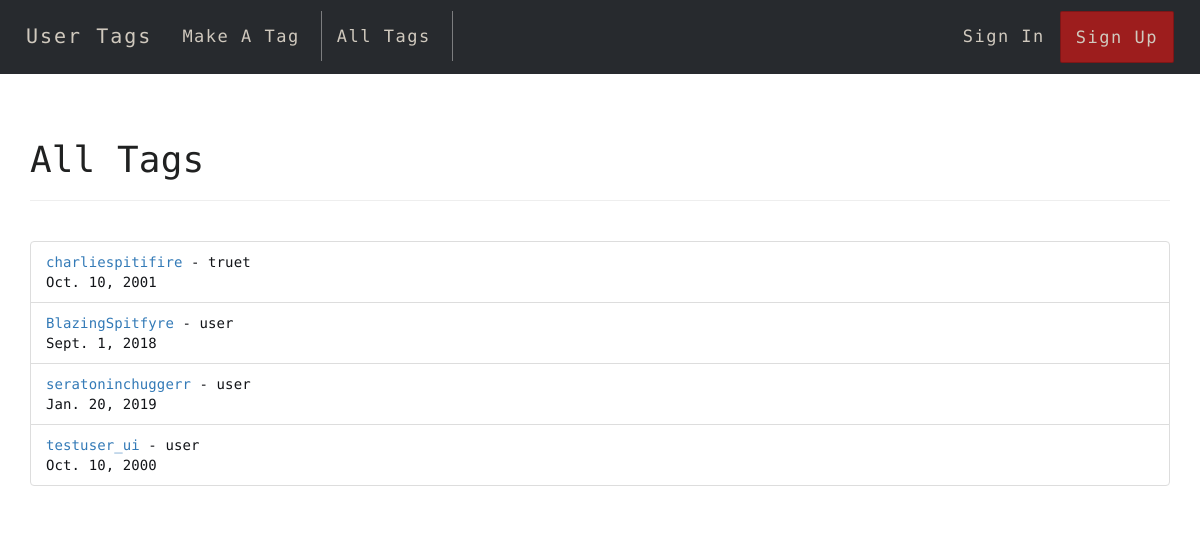
Screenshot of /alltags/ with the database file from the repository.
### droptag/models.py (models this page shows, shortened)
class tag(models.Model):
    user = models.ForeignKey(User,
                        default = 1,
                        on_delete = models.CASCADE
                        )
    platform = models.CharField(
        default='STM',
        max_length=32,
        choices=PLATFORM_CHOICES)
    username = models.CharField(max_length=50)
    id_link = models.CharField(max_length=200, blank=True)
    time_met = models.DateField()
    note = models.TextField(blank=True)
    date_filled = models.DateTimeField(auto_now_add=True)

### droptag/views.py (the view)
# urls.py: path('alltags/', AllTags.as_view(), name='alltags'),
class AllTags(ListView):
    model = tag
    template_name = 'alltags.html'
    queryset = tag.objects.order_by('-date_filled')

### droptag/templates/alltags.html
{% extends 'base.html' %} {% block content %}
{% load static %}
<link href="https://fonts.googleapis.com/css?family=Encode+Sans" rel="stylesheet"> <link rel="stylesheet" href="{% static 'base/style.css' %}">
<h1>All Tags</h1>
<hr />
<br />
<div class="col-7">
  <ul class="list-group">
    {% for tag in object_list %}
    <li class="list-group-item">
      <a href="{% url 'tag_display' tag.pk %}">{{ tag.username }}</a> -
      {{tag.user }}<br />
      {{ tag.time_met }}
    </li>
    {% endfor %}
  </ul>
</div>
<br />
{% endblock %}

### droptag/static/style.css (style rules this page uses)
*, *:after, *:before { -webkit-box-sizing: border-box; -moz-box-sizing: border-box; box-sizing: border-box; }
html, body { position: relative; min-height: 100%; height: 100%; }
html { position: relative; overflow-x: hidden; padding: 0; min-height: 100%; font-size: 62.5%; }
body { padding-top: 100px; font-family: 'Encode Sans', 'Roboto', 'Helvetica Neue, Helvetica, Arial', sans-serif; font-style: normal; font-weight: 300; font-size: 1.4rem; line-height: 2rem; letter-spacing: 0.01rem; color: #121418; background: #fff; -webkit-font-smoothing: antialiased; -moz-osx-font-smoothing: grayscale; text-rendering: optimizeLegibility; }
h1 { color: #202121; }

### rows the page displays
tag: username "charliespitifire", user "truet", time_met "Oct. 10, 2001"
tag: username "BlazingSpitfyre", user "user", time_met "Sept. 1, 2018"
tag: username "seratoninchuggerr", user "user", time_met "Jan. 20, 2019"
tag: username "testuser_ui", user "user", time_met "Oct. 10, 2000"
